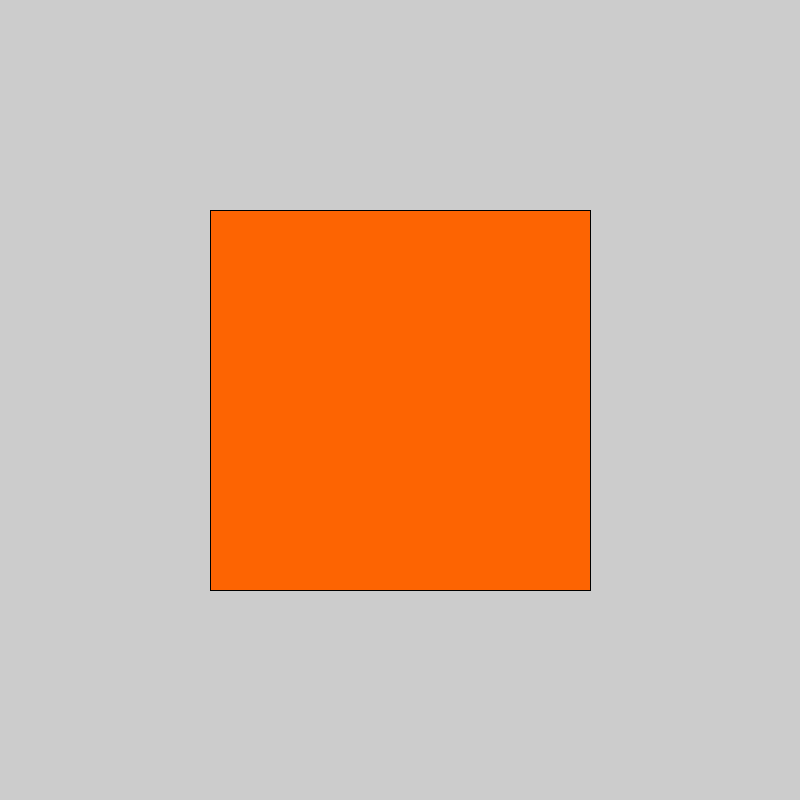
Frame 1 (no input)
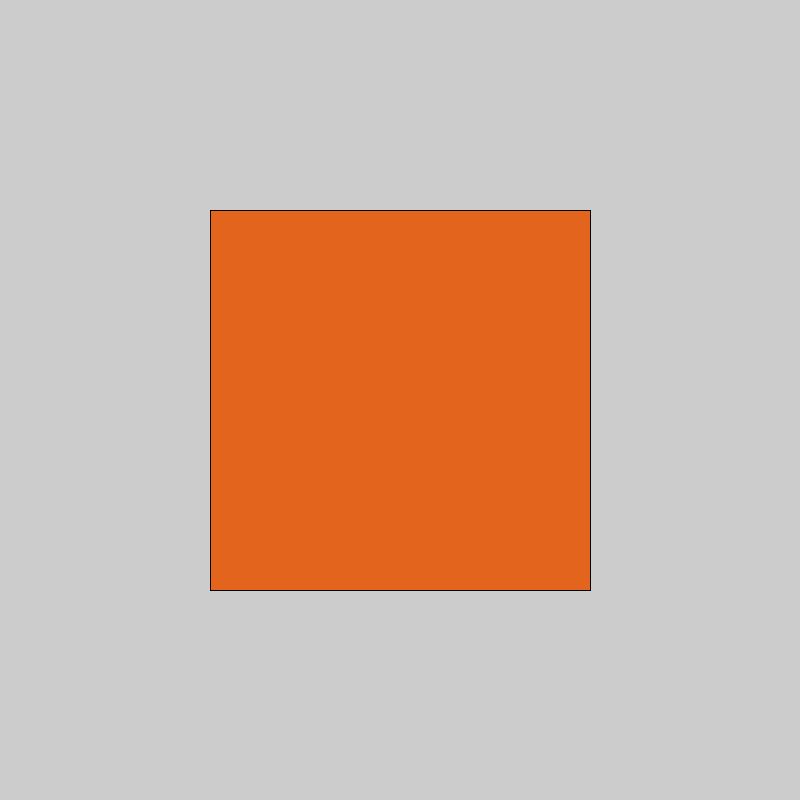
Frame 60 (the mouse pressed at the canvas centre just before this capture)
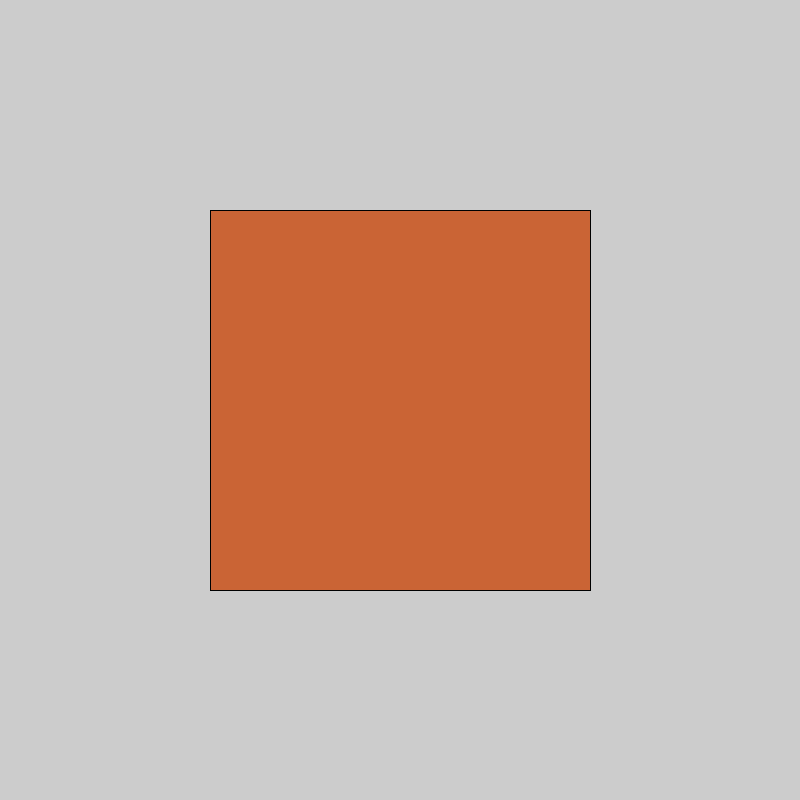
Frame 120 (the mouse held since frame 60 and released just before this capture)

The Processing sketch that drew these frames (run headless with seeded random() and noise(); from frame 60 on, the mouse is pressed at the canvas centre):

// Processing sketch: sketch_260306b_degradado
// ── sketch_260306b_degradado.pde
color colorInicio;
color colorFin;

void setup() {
  size(800, 800);
  colorMode(RGB); // O HSB, que puede ser aún mejor para degradados
  colorInicio = color(255, 100, 0); // Un naranja
  colorFin = color(0, 100, 255);   // Un azul
}

void draw () {
  float t = millis() / 1000.0;
  t = t % 10;
  color colorActual = lerpColor(colorInicio, colorFin, t/10); // 0 - 1  
  
  rectMode(CENTER);
  fill(colorActual);
  translate(400,400);
  square(0,0, 380);
}
